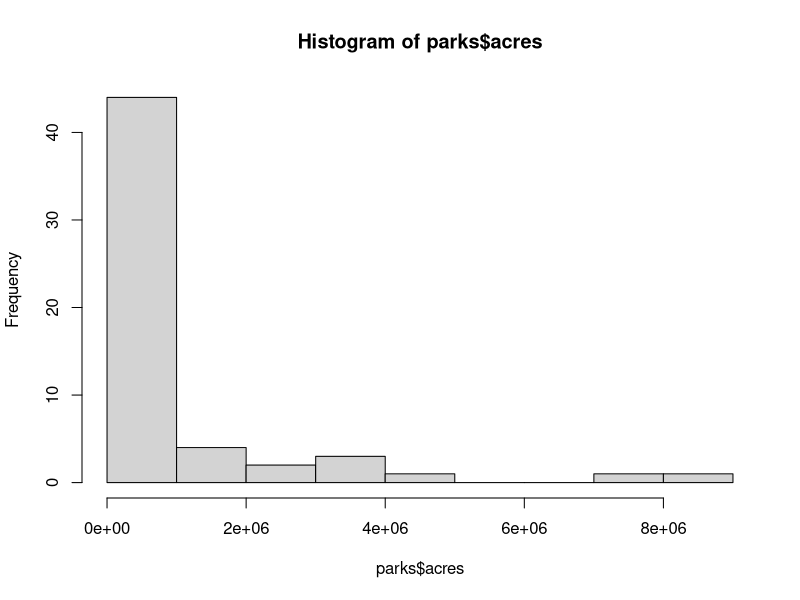
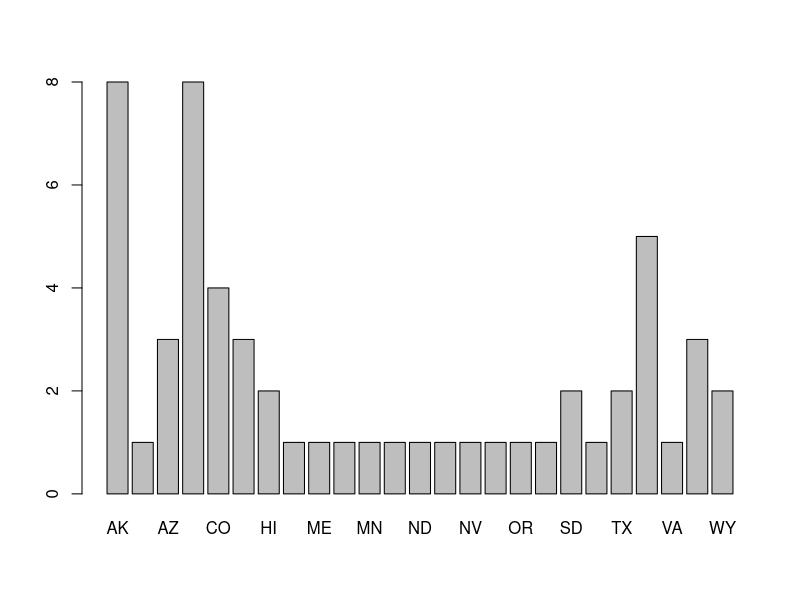
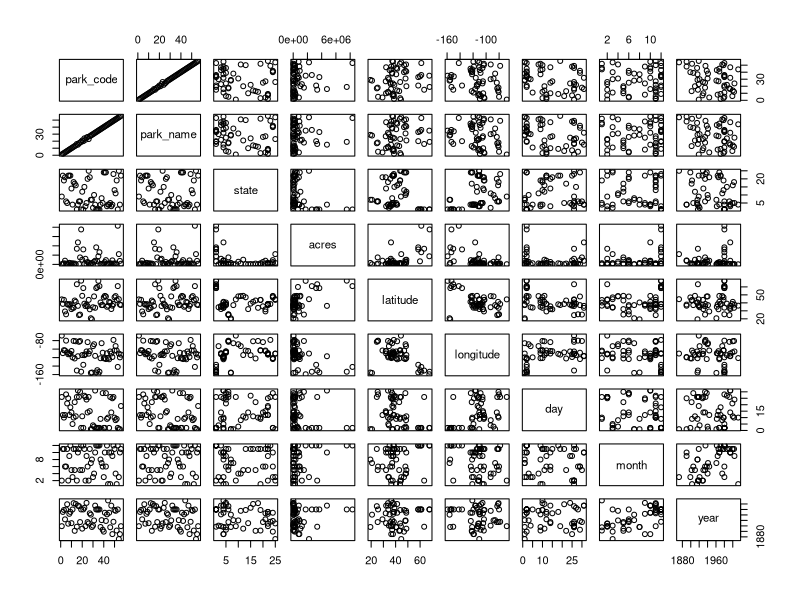
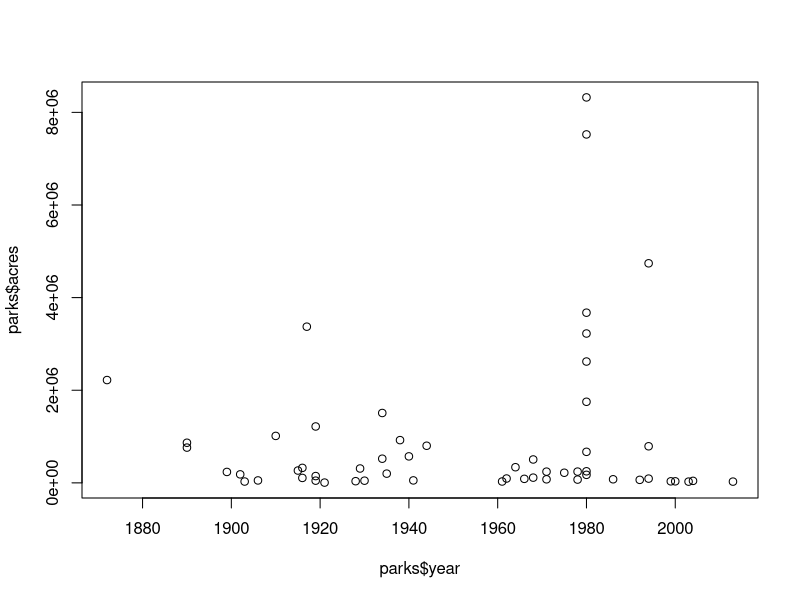
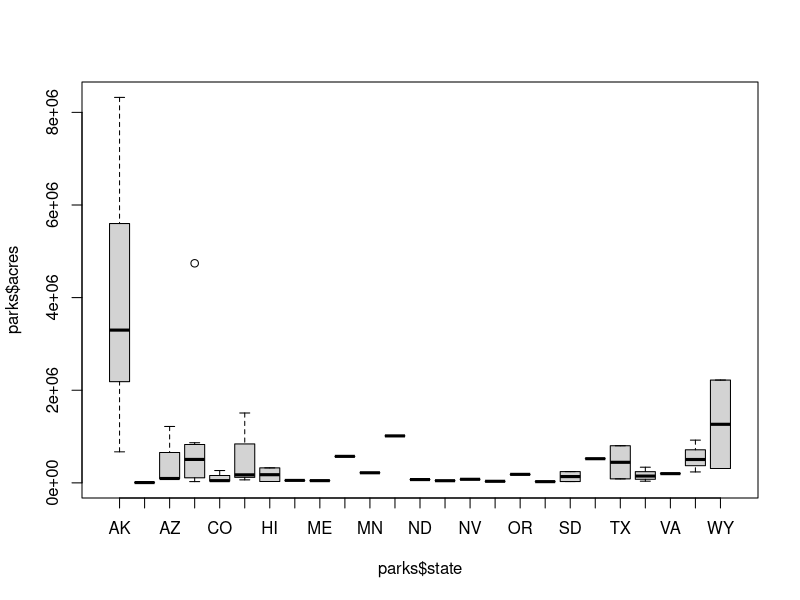

These figures' R source, in order:
# ---- Packages ----
# Packages are user-created collections of objects, functions, and datasets that
# can be installed to RStudio and used to accomplish common tasks

# Some of the most commonly used packages include:
## ggplot2    for data visualization
## dplyr      for data wrangling
## tidyr      for data cleaning
## lubridate  for dealing with dates and times
## stringr    for dealing with strings (characters)

# Download and install the dplyr package (one time)
install.packages("dplyr")   # must be connected to the internet

# Load the dplyr package to your current session (every time)
library(dplyr)

# Best practice: add libraries at the top of your script

# Masked Functions
# It is not uncommon for multiple packages to contain a function with the
# same name and a different use.
# When loading the package using library(), RStudio will warn you if
# the package masks the functions of other packages.
# The most recently loaded package becomes the default choice.
# You can specify which version of a function you want to use using
# packageName::functionName()

# Example:
# MASS::select(x) will apply the select function as it is written in the MASS package
# dplyr::select(x) will apply the elect function as it is written in the dplyr package

# ---- Import Parks Data ----
# Look at the names of the files available in your working directory
list.files()

# parks.csv is in "comma separated values" format
parks <- read.csv("parks.csv") # Create an object called parks containing the data frame

# ---- QA/QC Techniques I: Exploring Data ----
# Explore Data: preview
head(parks)    # Print the first six rows
tail(parks)    # Print the last six rows
View(parks)    # View the data in a separate tab

# Explore Data: structure
nrow(parks)   # How many rows?
ncol(parks)    # How many columns?
dim(parks)     # How many rows and columns?
names(parks)   # Print column names

# Explore Data: class
str(parks)     # Print data structure

# ---- Interacting with Data Frames ----
# Interact with Data: columns as vectors
# Columns can be extracted as vectors using $
# objectname$component

parks$park_name   # Look at the values in the park_name column
parks$acres

# Interact with Data: indexing
# [*] represents the position of each value in an object

# vectors: one dimensional; one position required
parks$park_name[4]  # Look at the value in the fourth position of the vector

# data frames: two dimensional, two positions required
parks[3, 2]             # Look at the value in the third row, second column of the data frame
parks[3, "park_name"]   # Select the column based on column name

## Goal: Find the tenth value in the park_code column
## (a) indexing from a vector
parks$park_code[10]
## (b) indexing from a data frame using a numeric value to select the column
parks[10, 1]
## (c) indexing from a data frame using a character value to select the column
parks[10, "park_code"]

# Indexing used to be an absolutely essential tool!
# The move toward alternative methods of interacting with data frames
# means that it is still quite important to be familiar with, but less critical

# ---- QA/QC Techniques II: Assessing Data ----
# Assessing Data: numeric variables
summary(parks) # Summary statistics

# Assessing Data: character variables
unique(parks$state)         # Print unique state values
length(unique(parks$state)) # How many unique state values?

# Simple Tables
table(parks$state) # Count occurrences of each state

# Simple Visualizations: Univariate
hist(parks$acres) # Histogram of acres
barplot(table(parks$state))  # Barplot of states

# Simple Visualizations: Multivariate
plot(parks)                        # Scatterplots of all variables
plot(parks$acres ~ parks$year)     # Scatterplot of acres by year
boxplot(parks$acres ~ parks$state) # Distribution of acres by state

## Each park should have exactly one row in the data
## Which technique(s) would you use to confirm that no parks are repeated?
nrow(parks)                     # 56 rows
length(unique(parks$park_name)) # 56 unique park names
# or
table(parks$park_name) # Scroll through output and make sure they are all 1

# ---- Import Fees Data ----
# fees.txt is in "tab separated values" format
fees <- read.delim("fees.txt") # Create an object called fees containing the fee data

## Explore the data and perform some QA/QC
head(fees)
dim(fees)
str(fees)
summary(fees)
unique(fees$park_name)

# ---- Joining Data ----
# There is information in fees that we would like to
# add to the original parks data

head(parks, n = 2)  # optional argument n specifies the number of rows to print
head(fees, n = 2)

## How would you do this manually?
# Look up the park code or name
# Find the corresponding annual pass and per person values
# Add them to the parks data

# When joining data, consider:
# What variable(s) will be used to "match" records?
# Does anything need to be edited to make this work?
names(parks)
names(fees)

# dplyr::left_join(x, y) : return all rows from x and all 
# columns from x and y, matching each row based on 
# column names in common
left_join(parks, fees)

# Create a new object that contains this updated data set
parks_updated <- left_join(parks, fees)

head(parks_updated)

# QA/QC to confirm that this has worked
head(fees, n = 1) # Look at top row of fees
                  # Bryce Canyon has annual pass of 40
View(parks_updated)

# ---- Import Coordinate Data ----
# coords.csv is in "comma separated values" format
coords <- read.csv("coordinates.csv") # Create an object called coords containing the coordinates data

## Explore
# Use functions learned above to explore the data
## QA/QC
# Use techniques learned above to assess the data

# Join and update parks_updated object
left_join(parks_updated, coords)  # Test run
parks_updated <- left_join(parks_updated, coords) # Make it official!

head(parks_updated)

# ---- Exporting Data ----
# Before exporting the data, it's always a good idea
# to do another round of QA/QC on the data frame you want to save

# NEVER overwrite your original data file #

# Export as a .csv
write.csv(parks_updated, file = "parks_updated.csv",
          row.names = FALSE)

# Export as a .txt
write.table(parks_updated, "parks_updated.txt",
            sep = "\t", row.names = FALSE)
